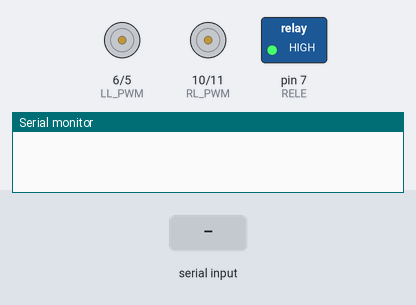
Bench run of a sketch on a simulated Arduino Uno, built with avr-gcc and run on an emulated ATmega328P. Shown: motor-driver pin pairs drawn as motors (green arrow = first pin HIGH = forward, orange = second pin HIGH = backward, longer = more drive), switched loads named in the sketch (green lamp = pin HIGH), the last lines printed to the serial monitor. Inputs (shaded band) come from the test bench.

Above: at 1.2 s.
1.3 s: "90,45\n" received over Serial
At 3.31 s:
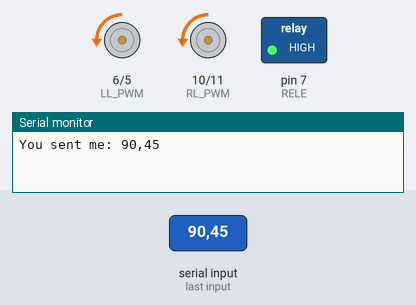
At 6.1 s:
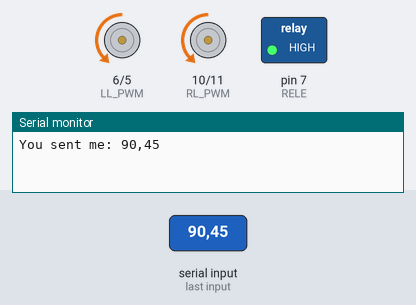
Timing chart, 0 to 17.1 s (numbered marks = the images above; inputs shaded):
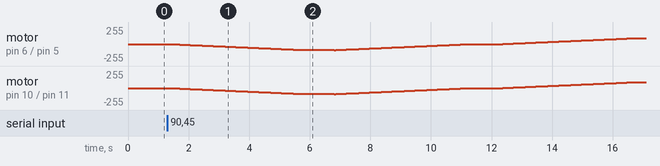

The sketch:

Motor_controller.ino
```cpp
// Control de motor con BTS7960
// Oscar Gonzalez - BricoGeek.com
int LL_PWM = 6;
int LR_PWM = 5;
int RL_PWM = 10;
int RR_PWM = 11;
int RELE = 7;

void setup() {
 pinMode(LL_PWM, OUTPUT);
 pinMode(LR_PWM, OUTPUT);
 pinMode(RL_PWM, OUTPUT);
 pinMode(RR_PWM, OUTPUT);
 pinMode(RELE, OUTPUT);
 Serial.begin(9600);
 digitalWrite(RELE, HIGH);
}

void loop() {
  int velocidad_max = 0; // Valor entre 0 y 254

  if (Serial.available() > 0) {
    String data = Serial.readStringUntil('\n');
    Serial.print("You sent me: ");
    Serial.println(data);
    velocidad_max = data.toInt(); // Valor entre 0 y 254
  }

  if (velocidad_max != 0) {
     // Giro derecha
    for (int i = 0; i < velocidad_max; i++) {
       analogWrite(LR_PWM, i);
       analogWrite(LL_PWM, 0);
       analogWrite(RR_PWM, i);
       analogWrite(RL_PWM, 0);
       delay(50);
            }

       delay(1000); // Esperamos 1 segundo

    for (int i = velocidad_max; i > 0; i--) {
       analogWrite(LR_PWM, i);
       analogWrite(LL_PWM, 0);
       analogWrite(RR_PWM, i);
       analogWrite(RL_PWM, 0);
       delay(50);
            }

       delay(1000); // Esperamos 1 segundo

    for (int i = 0; i < velocidad_max; i++) {
       analogWrite(LR_PWM, 0);
       analogWrite(LL_PWM, i);
       analogWrite(RR_PWM, 0);
       analogWrite(RL_PWM, i);
       delay(50);
            }

       delay(1000); // Esperamos 1 segundo

    for (int i = velocidad_max; i > 0; i--) {
       analogWrite(LR_PWM, 0);
       analogWrite(LL_PWM, i);
       analogWrite(RR_PWM, 0);
       analogWrite(RL_PWM, i);
       delay(50);
            }

        delay(1000); // Esperamos 1 segundo
    }
}
```
